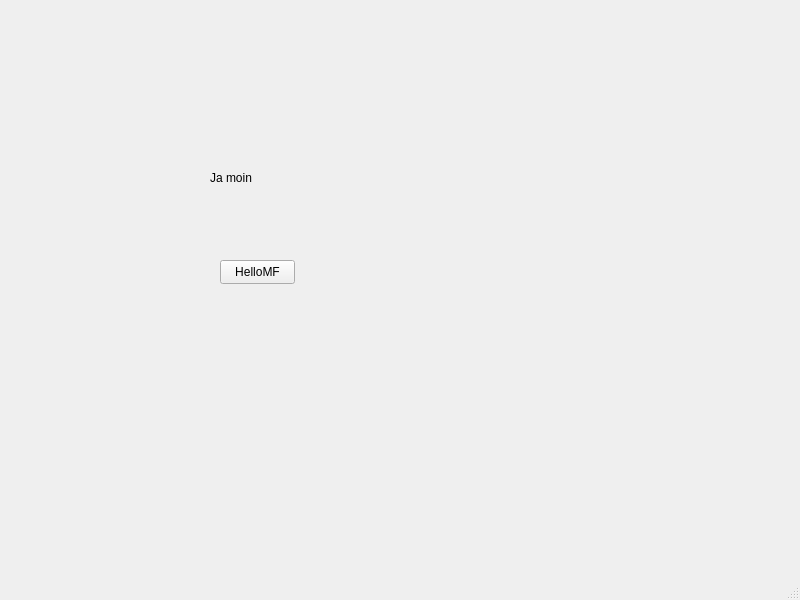
<?xml version="1.0" encoding="UTF-8"?>
<ui version="4.0">
 <class>MainWindow</class>
 <widget class="QMainWindow" name="MainWindow">
  <property name="geometry">
   <rect>
    <x>0</x>
    <y>0</y>
    <width>800</width>
    <height>600</height>
   </rect>
  </property>
  <property name="windowTitle">
   <string>MainWindow</string>
  </property>
  <widget class="QWidget" name="centralwidget">
   <widget class="QPushButton" name="TestButton">
    <property name="geometry">
     <rect>
      <x>220</x>
      <y>260</y>
      <width>75</width>
      <height>24</height>
     </rect>
    </property>
    <property name="text">
     <string>HelloMF</string>
    </property>
   </widget>
   <widget class="QLabel" name="label">
    <property name="geometry">
     <rect>
      <x>210</x>
      <y>170</y>
      <width>49</width>
      <height>16</height>
     </rect>
    </property>
    <property name="text">
     <string>Ja moin</string>
    </property>
   </widget>
  </widget>
  <widget class="QMenuBar" name="menubar">
   <property name="geometry">
    <rect>
     <x>0</x>
     <y>0</y>
     <width>800</width>
     <height>22</height>
    </rect>
   </property>
  </widget>
  <widget class="QStatusBar" name="statusbar"/>
 </widget>
 <resources/>
 <connections/>
</ui>
